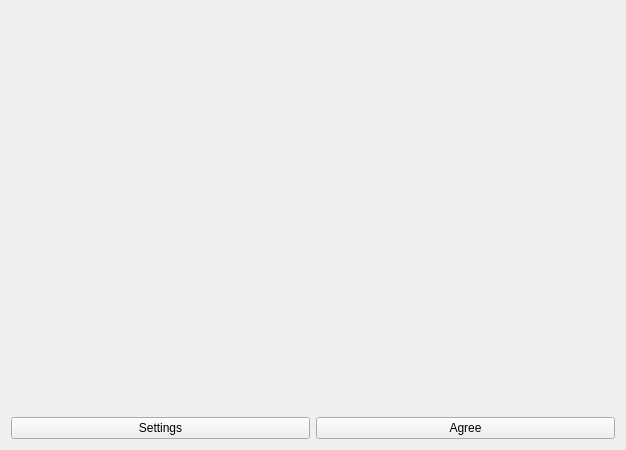
<?xml version="1.0" encoding="UTF-8"?>
<ui version="4.0">
    <class>OCC::DataProtectionPage</class>
    <widget class="QWidget" name="OCC::DataProtectionPage">
        <property name="geometry">
            <rect>
                <x>0</x>
                <y>0</y>
                <width>626</width>
                <height>450</height>
            </rect>
        </property>
        <property name="sizePolicy">
            <sizepolicy hsizetype="Preferred" vsizetype="Preferred">
                <horstretch>0</horstretch>
                <verstretch>0</verstretch>
            </sizepolicy>
        </property>
        <property name="windowTitle">
            <string>Form</string>
        </property>
        <layout class="QVBoxLayout" name="mainVBox">
            <item>
                <widget class="QLabel" name="logoLabel"/>
            </item>
            <item>
                <widget class="QLabel" name="descriptionLabel">
                    <property name="wordWrap">
                        <bool>true</bool>
                    </property> 
                </widget>
            </item>
            <item>
                <layout class="QHBoxLayout" name="buttonLayout">
                    <item>
                        <widget class="QPushButton" name="settingsButton">
                            <property name="text">
                                <string>Settings</string>
                            </property>
                        </widget>
                    </item>
                    <item>
                        <widget class="QPushButton" name="agreeButton">
                            <property name="text">
                                <string>Agree</string>
                            </property>
                        </widget>
                    </item>
                </layout>
            </item>
        </layout>
    </widget>
    <customwidgets>
        <customwidget>
            <class>OCC::SlideShow</class>
            <extends>QWidget</extends>
            <header>wizard/slideshow.h</header>
        </customwidget>
        <customwidget>
            <class>OCC::LinkLabel</class>
            <extends>QWidget</extends>
            <header>wizard/linklabel.h</header>
            <container>1</container>
        </customwidget>
    </customwidgets>
    <resources/>
    <connections/>
</ui>
